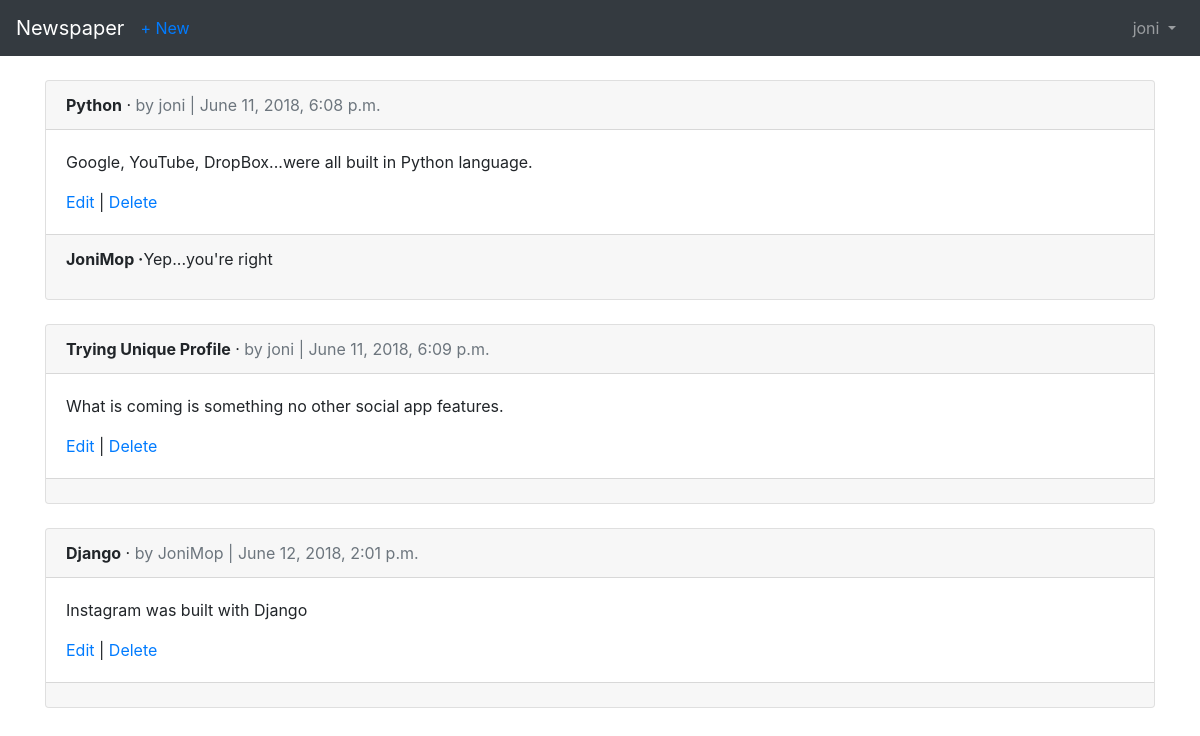
The page /articles/ (signed in) on the database its author committed.
### users/models.py (models this page shows)
class CustomUser(AbstractUser):
    age = models.PositiveIntegerField(default=0)

### articles/models.py (models this page shows, shortened)
class Article(models.Model):
    title = models.CharField(max_length=255)
    body = models.TextField()
    date = models.DateTimeField(auto_now_add=True)
    author = models.ForeignKey(settings.AUTH_USER_MODEL, on_delete=models.CASCADE, )

class Comment(models.Model):
    article = models.ForeignKey(Article, on_delete=models.CASCADE, related_name='comments')
    comment = models.CharField(max_length=140)
    author = models.ForeignKey(settings.AUTH_USER_MODEL, on_delete=models.CASCADE,)
    def __str__(self):
        return self.comment

### articles/views.py (the view)
# urls.py: path('', views.ArticleListView.as_view(), name='article_list'),
class ArticleListView(LoginRequiredMixin, ListView):
    model = models.Article
    template_name = 'article_list.html'
    login_url = 'login'

### templates/article_list.html (shortened to what this page needs)
{% extends 'base.html' %}
{% block content %}
  {% for article in object_list %}
    <div class="card">
      <div class="card-header">
        <span class="font-weight-bold">{{ article.title }}</span> &middot;
        <span class="text-muted">by {{ article.author }} | {{ article.date }}</span>
      </div>
      <div class="card-body">
        <p>{{ article.body }}</p>
          <a href="{% url 'article_edit' article.pk %}">Edit</a> | <a href="{% url 'article_delete' article.pk %}">Delete</a>
      </div>
      <div class="card-footer">
        {% for comment in article.comments.all %}
          <p><span class="font-weight-bold">{{ comment.author }} &middot;</span>{{ comment }}</p>
        {% endfor %}
      </div>
    </div>
    <br />
  {% endfor %}
{% endblock content %}

### templates/base.html (shortened to what this page needs)
<!DOCTYPE html>
<html>
  <head>
    <link rel="stylesheet" href="https://maxcdn.bootstrapcdn.com/bootstrap/4.0.0/css/bootstrap.min.css">
  </head>
  <body>
    <nav class="navbar navbar-expand-md navbar-dark bg-dark mb-4">
    <a class="navbar-brand" href="{% url 'home' %}">Newspaper</a>
    {% if user.is_authenticated %}
    <ul class="navbar-nav mr-auto">
      <li class="nav-item"><a href="{% url 'article_new' %}">+ New</a></li>
    </ul>
    {% endif %}
      <div class="collapse navbar-collapse" id="navbarCollapse">
        {% if user.is_authenticated %}
          <ul class="navbar-nav ml-auto">
            <li class="nav-item">
              <a class="nav-link dropdown-toggle" href="#" id="userMenu" data-toggle="dropdown" aria-haspopup="true" aria-expanded="false">
                {{ user.username }}
              </a>
            </li>
          </ul>
        {% else %}
          <form class="form-inline ml-auto">
            <a href="{% url 'login' %}" class="btn btn-outline-secondary">Log in</a>
            <a href="{% url 'signup' %}" class="btn btn-primary ml-2">Sign up</a>
          </form>
        {% endif %}
      </div>
    </nav>
    <div class="container">
      {% block content %}
      {% endblock %}
    </div>
  </body>
</html>

### rows shown on the page
CustomUser: username "joni"
Article: title "Python", author "joni", date "June 11, 2018, 6:08 p.m.", body "Google, YouTube, DropBox...were all built in Python language."
Comment: author "JoniMop", comment "Yep...you're right"
Article: title "Trying Unique Profile", author "joni", date "June 11, 2018, 6:09 p.m.", body "What is coming is something no other social app features."
Article: title "Django", author "JoniMop", date "June 12, 2018, 2:01 p.m.", body "Instagram was built with Django"
